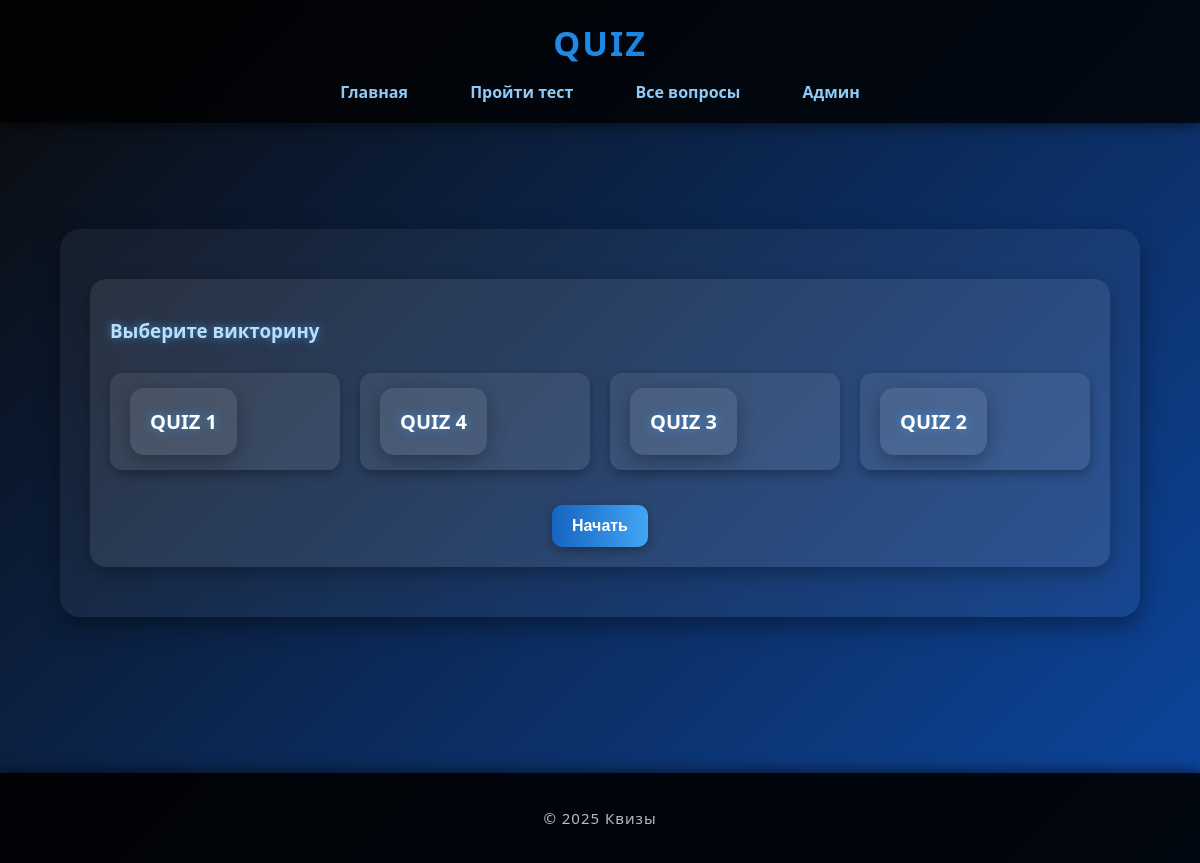
The app's page /quiz_menu/, older data.
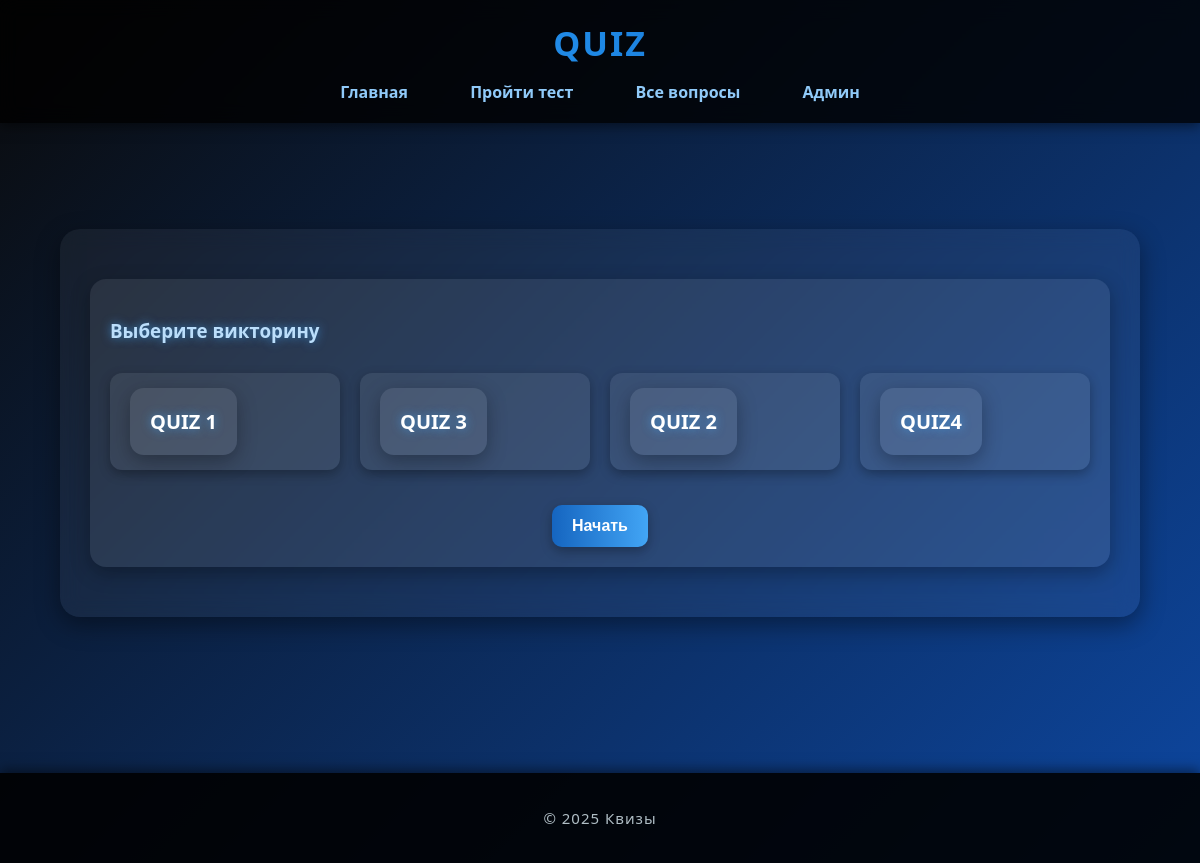
The same page, newer data.
### home8_les8/models.py (models this page shows, shortened)
class Quiz(db.Model):
    __tablename__ = 'quiz'
    id = db.Column(db.Integer, primary_key=True)
    name = db.Column(db.String(100), nullable=False)
    user_id = db.Column(db.Integer, db.ForeignKey('user.id'))
    questions = db.relationship(
        'Question',
        secondary=quiz_question,
        backref='quizes'
    )

### home8_les8/main.py (the view)
@app.route('/quiz_menu/')
def quiz_menu():
    quizes = Quiz.query.all()
    return render_template('quiz_menu.html', quizes=quizes, html_config=html_config)

### home8_les8/templates/quiz_menu.html (shortened to what this page needs)
{% extends "base.html" %}
{% block content %}
<div class="card">
    <h3>Выберите викторину</h3>
    <form method="POST" action="{{ url_for('view_quiz') }}" class="quiz-choice">
        <div class="quiz-list">
            {% for quiz in quizes %}
            <label class="quiz-option">
                <div class="quiz-card">
                    <h3>{{ quiz.name }}</h3>
                </div>
            </label>
            {% endfor %}
        </div>
        <div style="text-align:center; margin-top:20px;">
            <button type="submit"> Начать</button>
        </div>
    </form>
</div>
{% endblock %}

### home8_les8/templates/base.html (shortened to what this page needs)
<!DOCTYPE html>
<html lang="ru">
<head>
    <link rel="stylesheet" href="{{ url_for('static', filename='main.css') }}">
    <link rel="stylesheet" href="{{ url_for('static', filename='quiz.css') }}">
</head>
<body>
<header>
    <h1>Quiz</h1>
    <nav>
        <a href="/">Главная</a>
        <a href="/quiz/">Пройти тест</a>
        <a href="/questions/">Все вопросы</a>
        <a href="/quizes_view/">Админ</a>
    </nav>
</header>
<br>
<br>
<br>
<div class="container">
    {% block content %}{% endblock %}
</div>
<br>
<br><br>
<footer>
    <p>© 2025 Квизы</p>
</footer>
</body>
</html>

### home8_les8/static/main.css (style rules this page uses)
body { font-family: 'Segoe UI', Tahoma, sans-serif; margin: 0; padding: 0; background: linear-gradient(135deg, #0a0a0a, #0d47a1, #1e88e5); background-size: 300% 300%; animation: bgMove 10s infinite linear; color: #f4f6f9; }
header { background: rgba(0, 0, 0, 0.8); color: white; padding: 20px 0; text-align: center; position: sticky; top: 0; backdrop-filter: blur(10px); z-index: 100; }
header h1 { margin: 0; font-size: 36px; letter-spacing: 2px; text-transform: uppercase; background: linear-gradient(90deg, #42a5f5, #90caf9, #1e88e5); background-clip: text; -webkit-text-fill-color: transparent; animation: gradientText 5s infinite linear; }
nav { margin-top: 15px; }
nav a { color: #90caf9; text-decoration: none; margin: 0 15px; font-weight: 600; padding: 8px 14px; border-radius: 10px; transition: all 0.4s ease; }
.container { width: 85%; max-width: 1100px; margin: 40px auto; padding: 30px; background: rgba(255,255,255,0.05); border-radius: 20px; box-shadow: 0 8px 24px rgba(0,0,0,0.4); backdrop-filter: blur(15px); animation: fadeIn 1.2s ease; }
.card { background: rgba(255,255,255,0.08); border-radius: 16px; padding: 25px; margin: 20px 0; box-shadow: 0 6px 20px rgba(0,0,0,0.3); transition: all 0.4s ease; transform: scale(1); }
button, .btn { background: linear-gradient(90deg, #1565c0, #42a5f5); color: white; border: none; padding: 12px 20px; margin-top: 15px; border-radius: 12px; font-size: 16px; font-weight: bold; cursor: pointer; transition: all 0.4s ease; box-shadow: 0 4px 12px rgba(0,0,0,0.3); position: relative; }
form label { display: block; margin-top: 10px; font-weight: bold; color: #90caf9; }
form button, form .btn { margin-top: 15px; display: inline-block; }
.quiz-list { display: grid; grid-template-columns: repeat(auto-fit, minmax(220px, 1fr)); gap: 20px; margin-top: 20px; }
.quiz-option { cursor: pointer; display: block; text-align: center; position: relative; }
.quiz-card { background: rgba(255,255,255,0.08); border-radius: 14px; padding: 20px; transition: all 0.3s ease; box-shadow: 0 6px 20px rgba(0,0,0,0.3); }
.quiz-card h3 { margin: 0; font-size: 20px; color: #fff; }
footer { margin-top: 50px; background: rgba(0,0,0,0.9); color: #b0bec5; text-align: center; padding: 20px; font-size: 15px; box-shadow: 0 -3px 12px rgba(0,0,0,0.5); }

### home8_les8/static/quiz.css (style rules this page uses)
.quiz-option { display: flex; align-items: center; justify-content: space-between; background: rgba(255,255,255,0.07); border-radius: 12px; padding: 15px 20px; cursor: pointer; transition: all 0.4s ease; box-shadow: 0 4px 12px rgba(0,0,0,0.3); }

### home8_les8/templates/base.html (style rules this page uses)
body { font-family: 'Segoe UI', Tahoma, sans-serif; margin: 0; padding: 0; background: linear-gradient(135deg, #0a0a0a, #0d47a1); background-attachment: fixed; color: #f4f6f9; overflow-x: hidden; }
header { background: rgba(0,0,0,0.8); color: white; padding: 20px 0; text-align: center; box-shadow: 0 3px 12px rgba(0,0,0,0.5); position: sticky; top: 0; z-index: 100; }
header h1 { margin: 0; font-size: 34px; letter-spacing: 2px; text-transform: uppercase; background: linear-gradient(90deg, #42a5f5, #1e88e5, #0d47a1); background-clip: text; -webkit-text-fill-color: transparent; animation: gradientText 4s infinite linear; }
nav { margin-top: 15px; }
nav a { color: #90caf9; text-decoration: none; margin: 0 15px; font-weight: 600; padding: 8px 14px; border-radius: 8px; transition: all 0.4s ease; position: relative; }
.container { width: 85%; max-width: 1100px; margin: 40px auto; padding: 30px; background: rgba(255,255,255,0.05); border-radius: 20px; box-shadow: 0 8px 24px rgba(0,0,0,0.4); backdrop-filter: blur(10px); animation: fadeIn 1.2s ease; }
.card { background: rgba(255,255,255,0.08); border-radius: 16px; padding: 20px; margin: 20px 0; box-shadow: 0 6px 20px rgba(0,0,0,0.3); transition: all 0.4s ease; transform: scale(1); }
h2, h3 { color: #bbdefb; text-shadow: 0 0 10px rgba(66,165,245,0.7); }
button, .btn { background: linear-gradient(90deg, #1565c0, #42a5f5); color: white; border: none; padding: 12px 20px; margin-top: 15px; border-radius: 10px; font-size: 16px; cursor: pointer; transition: all 0.4s ease; box-shadow: 0 4px 12px rgba(0,0,0,0.3); position: relative; overflow: hidden; }
button::before, .btn::before { content: ""; position: absolute; top: -50%; left: -50%; width: 200%; height: 200%; transition: all 0.6s ease; }
footer { margin-top: 50px; background: rgba(0,0,0,0.9); color: #b0bec5; text-align: center; padding: 20px; font-size: 15px; letter-spacing: 1px; box-shadow: 0 -3px 12px rgba(0,0,0,0.5); }

Row changes from the older to the newer data that the page shows:
removed Quiz: name "QUIZ 4"
added Quiz: name "QUIZ4"
